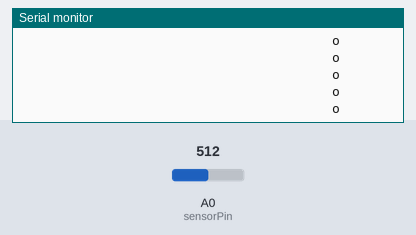
This sketch was run on a simulated Arduino Uno, built with avr-gcc and run on an emulated ATmega328P. Shown: the last lines printed to the serial monitor. Inputs (shaded band) come from the test bench; at power-on: A0 (sensorPin) = 512.

Above: at 1.2 s.
1.3 s: A0 (sensorPin) set to 716
At 1.9 s:
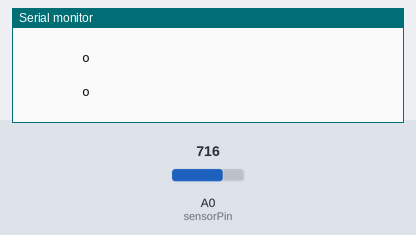
3.2 s: A0 (sensorPin) set to 900
At 4.0 s:
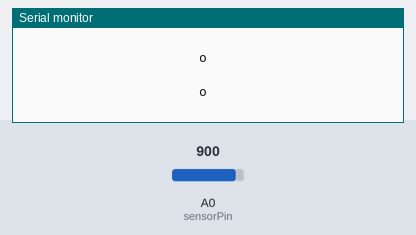
5.1 s: A0 (sensorPin) set to 1023
At 6.2 s:
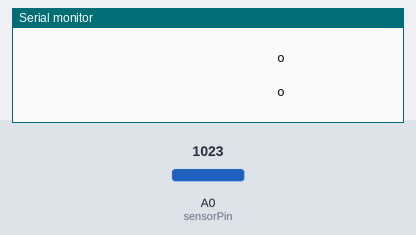
7.0 s: A0 (sensorPin) set to 511
At 7.9 s:
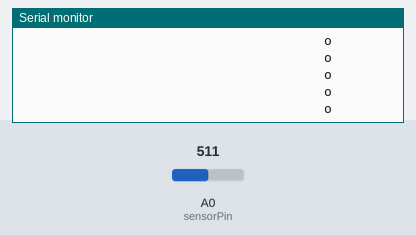
8.9 s: A0 (sensorPin) set to 306
At 9.8 s:
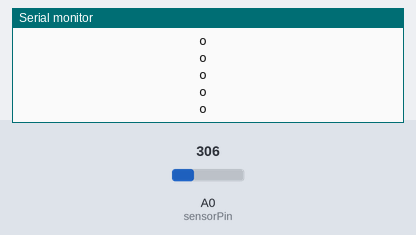
10.8 s: A0 (sensorPin) set to 122
At 11.8 s:
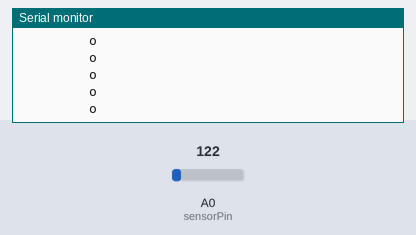

The sketch:

potentiometer_runner.ino
```cpp
const int WIDTH = 80;  // 80 columns is a standard console width

const int sensorPin = A0;

int pos = 0;

void setup() {
  Serial.begin(57600);  // note the higher baud rate (for smoother animation)
  pinMode(sensorPin, INPUT);
}

void loop() {
  pos = map(analogRead(sensorPin), 0, 1023, 0, WIDTH);  // map the input onto a column position
  for (int i = 0; i < pos; i++) {
    Serial.print(" ");
  }
  Serial.println("o");  // output an "o" after the proper number of spaces
  delay(20);
}
```

Measured:
- after the input at 1.3 s, the serial monitor: prints a new line at once (image 1)
- after the input at 3.2 s, the serial monitor: prints a new line at once (image 2)
- after the input at 5.1 s, the serial monitor: prints a new line at once (image 3)
- after the input at 7.0 s, the serial monitor: prints a new line at once (image 4)
- after the input at 8.9 s, the serial monitor: prints a new line at once (image 5)
- after the input at 10.8 s, the serial monitor: prints a new line at once (image 6)
